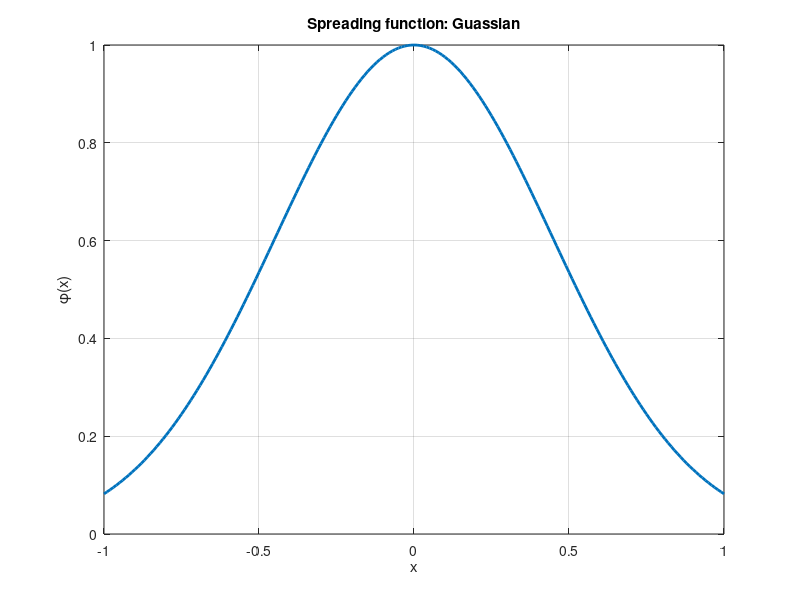
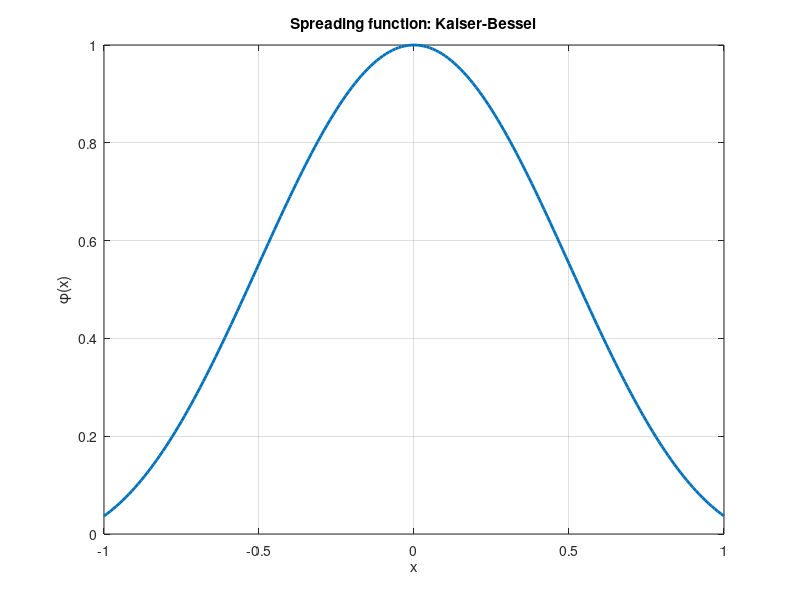

These charts were generated, in order, by the following MATLAB code: (Note: this script raises an error after producing the figures.)
%% 偏微分方程快速算法 大作业
% 非均匀快速傅里叶变换 (NUFFT)
% 刘正傲 2024312443

%
%% spreading function 的绘制
% 选用两种不同的 spreading function, Guassian 和 Kaiser-Bessel
% 绘制他们的示意图
alpha = 1;
beta = 5;
x = -1:0.01:1;
phi_1 = exp(-0.5 * beta * (x.^2 / alpha^2));
phi_2 = besseli(0, beta * sqrt(1 - x.^2 / alpha^2)) / besseli(0, beta);
figure;
plot(x, phi_1, 'LineWidth', 2);
xlabel('x');
ylabel('\phi(x)');
title('Spreading function: Guassian');
grid on;
figure;
plot(x, phi_2, 'LineWidth', 2);
xlabel('x');
ylabel('\phi(x)');
title('Spreading function: Kaiser-Bessel');
grid on;
%}


%
%% 使用不同 spreading function 的性能测试(计算复杂度验证)
% 针对不同的 DFT 数量 N, 进行多次试验, 分别记录运行时间

time1 = zeros(1,10);
time2 = zeros(1,10);
N = (4 * 2.^(1:1:10)).^2;      % DTF 的规模
for i = 1:1:10
    % 随机生成采样点
    x = -pi + 2 * pi * rand(10, 1);  % x 的范围是 [-pi, pi]
    y = -pi + 2 * pi * rand(10, 1);  % y 的范围是 [-pi, pi]

    % 生成采样值
    c = sin(3 * x) .* sin(1 * y);

    % 使用 Guassian 作为扩展函数的求解器计算并计时
    tic;
    w = 10;     
    f1 = nufft1(c, x, y, w, sqrt(N(i)));
    time1(i) = toc;

    % 使用 Kaiser-Bessel 作为扩展函数的求解器计算并计时
    tic;
    w = 10;     
    f2 = nufft2(c, x, y, w, sqrt(N(i)));
    time2(i) = toc;
end

% 作图
figure;
loglog(N, time1, 'LineWidth', 2);
xlabel('Number of DFT points');
ylabel('Execution time');
title('Execution time with number of DFT points');

figure;
loglog(N, time2, 'LineWidth', 2);
xlabel('Number of DFT points');
ylabel('Execution time');
title('Execution time with number of  DFT points');
%}


%
%% 实例应用(信号处理)
% 以 f = sin(2x)sin(y) + sin(4x)sin(3y) 为例, 展示结果

M = 2000;  % 随机样点个数
n = 64;    % 每个维度 DFT 的个数

% 随机生成 M 个点 (x, y) 作为采样点
x = -pi + 2 * pi * rand(M, 1);  
y = -pi + 2 * pi * rand(M, 1);  

% 生成采样值
c = sin(2 * x) .* sin(1 * y) + sin(4 * x) .* sin(3 * y);

% 计算其 DFT
w = 10; 
f = nufft1(c,x,y,w,n);

%作图
k_x = -n / 2 + (0:1:n-1); 
k_y = -n / 2 + (0:1:n-1);  
figure;
imagesc(k_x, k_y, abs(f));
colorbar;
title('frequency spectrum');
xlabel('frequency x');
ylabel('frequency y');
axis equal;

% 展示原始函数图像
x = linspace(-pi, pi, 50);  
y = linspace(-pi, pi, 50);  
[X, Y] = meshgrid(x, y);
f = sin(2 * X) .* sin(Y) + sin(4 * X) .* sin(3 * Y);
figure;
surf(X, Y, f);
title('f(x,y)');
xlabel('x');
ylabel('y');
zlabel('f(x, y)');
colorbar;  

%}


